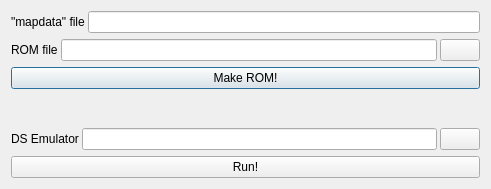
<?xml version="1.0" encoding="UTF-8"?>
<ui version="4.0">
 <class>DialogMakeRom</class>
 <widget class="QDialog" name="DialogMakeRom">
  <property name="geometry">
   <rect>
    <x>0</x>
    <y>0</y>
    <width>491</width>
    <height>189</height>
   </rect>
  </property>
  <property name="windowTitle">
   <string>Make ROM</string>
  </property>
  <property name="windowIcon">
   <iconset resource="resource.qrc">
    <normaloff>:/image/NDS.png</normaloff>:/image/NDS.png</iconset>
  </property>
  <property name="locale">
   <locale language="English" country="UnitedStates"/>
  </property>
  <layout class="QVBoxLayout" name="verticalLayout">
   <item>
    <layout class="QHBoxLayout" name="horizontalLayout">
     <property name="spacing">
      <number>3</number>
     </property>
     <item>
      <widget class="QLabel" name="label">
       <property name="sizePolicy">
        <sizepolicy hsizetype="Preferred" vsizetype="Preferred">
         <horstretch>0</horstretch>
         <verstretch>0</verstretch>
        </sizepolicy>
       </property>
       <property name="text">
        <string>&quot;mapdata&quot; file</string>
       </property>
      </widget>
     </item>
     <item>
      <widget class="QLineEdit" name="editSrcFile">
       <property name="readOnly">
        <bool>true</bool>
       </property>
      </widget>
     </item>
    </layout>
   </item>
   <item>
    <layout class="QHBoxLayout" name="horizontalLayout_2">
     <property name="spacing">
      <number>3</number>
     </property>
     <item>
      <widget class="QLabel" name="label_2">
       <property name="text">
        <string>ROM file</string>
       </property>
      </widget>
     </item>
     <item>
      <widget class="QLineEdit" name="editRom">
       <property name="readOnly">
        <bool>true</bool>
       </property>
      </widget>
     </item>
     <item>
      <widget class="QPushButton" name="buttonOpenRom">
       <property name="sizePolicy">
        <sizepolicy hsizetype="Minimum" vsizetype="Fixed">
         <horstretch>0</horstretch>
         <verstretch>0</verstretch>
        </sizepolicy>
       </property>
       <property name="text">
        <string/>
       </property>
       <property name="icon">
        <iconset resource="resource.qrc">
         <normaloff>:/image/Open.png</normaloff>:/image/Open.png</iconset>
       </property>
      </widget>
     </item>
    </layout>
   </item>
   <item>
    <widget class="QPushButton" name="buttonMake">
     <property name="text">
      <string>Make ROM!</string>
     </property>
     <property name="default">
      <bool>true</bool>
     </property>
    </widget>
   </item>
   <item>
    <spacer name="verticalSpacer">
     <property name="orientation">
      <enum>Qt::Vertical</enum>
     </property>
     <property name="sizeType">
      <enum>QSizePolicy::Maximum</enum>
     </property>
     <property name="sizeHint" stdset="0">
      <size>
       <width>20</width>
       <height>40</height>
      </size>
     </property>
    </spacer>
   </item>
   <item>
    <layout class="QHBoxLayout" name="horizontalLayout_3">
     <property name="spacing">
      <number>3</number>
     </property>
     <item>
      <widget class="QLabel" name="label_3">
       <property name="text">
        <string>DS Emulator</string>
       </property>
      </widget>
     </item>
     <item>
      <widget class="QLineEdit" name="editEmulator">
       <property name="readOnly">
        <bool>true</bool>
       </property>
      </widget>
     </item>
     <item>
      <widget class="QPushButton" name="buttonEmulator">
       <property name="text">
        <string/>
       </property>
       <property name="icon">
        <iconset resource="resource.qrc">
         <normaloff>:/image/Open.png</normaloff>:/image/Open.png</iconset>
       </property>
      </widget>
     </item>
    </layout>
   </item>
   <item>
    <widget class="QPushButton" name="buttonRun">
     <property name="text">
      <string>Run!</string>
     </property>
    </widget>
   </item>
  </layout>
 </widget>
 <tabstops>
  <tabstop>editSrcFile</tabstop>
  <tabstop>editRom</tabstop>
  <tabstop>buttonOpenRom</tabstop>
  <tabstop>buttonMake</tabstop>
  <tabstop>editEmulator</tabstop>
  <tabstop>buttonEmulator</tabstop>
  <tabstop>buttonRun</tabstop>
 </tabstops>
 <resources>
  <include location="resource.qrc"/>
 </resources>
 <connections/>
</ui>
